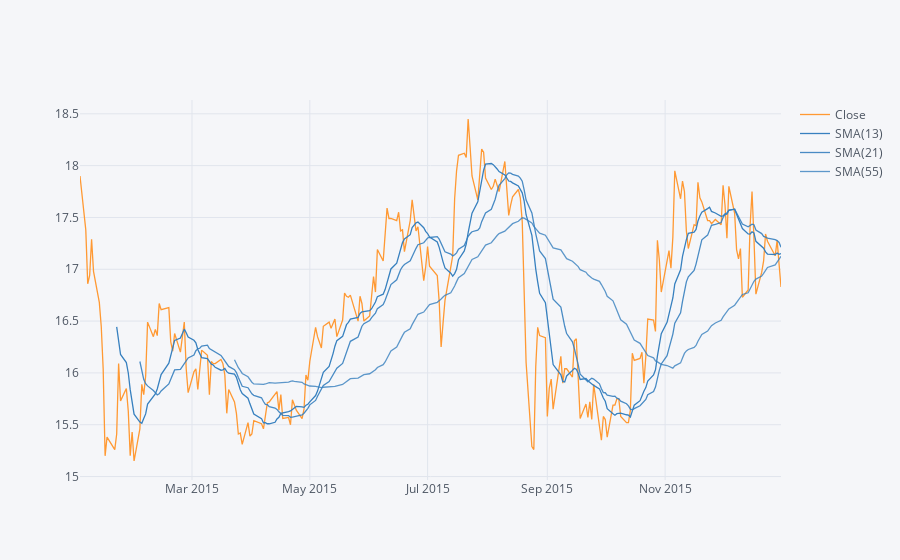

The notebook cell saved with this chart:
### Markdown cell above
** Use .ta_plot(study='sma') to create a Simple Moving Averages plot of Morgan Stanley for the year 2015.**

### Code cell
BAC[BAC.index.year == 2015]['Close'].ta_plot(study = 'sma', periods = [13, 21, 55], title = 'Simple Moving Averages')

### Figure 1 — Plotly figure (JSON) as saved in the notebook; plotly's stock layout.template omitted (floating-point values rounded to 4 significant figures; data arrays with more than 128 entries replaced by an {"elided": "..."} marker saying what was removed)
{"data": [{"line": {"color": "rgba(255, 153, 51, 1.0)", "dash": "solid", "shape": "linear", "width": 1.3}, "mode": "lines", "name": "Close", "text": "", "type": "scatter", "x": {"elided": "252 str values"}, "y": {"elided": "252 float values"}}, {"line": {"color": "rgba(55, 128, 191, 1.0)", "dash": "solid", "shape": "linear", "width": 1.3}, "mode": "lines", "name": "SMA(13)", "text": "", "type": "scatter", "x": {"elided": "252 str values"}, "y": {"elided": "252 mixed values"}}, {"line": {"color": "rgba(55, 128, 191, 0.8999999999999999)", "dash": "solid", "shape": "linear", "width": 1.3}, "mode": "lines", "name": "SMA(21)", "text": "", "type": "scatter", "x": {"elided": "252 str values"}, "y": {"elided": "252 mixed values"}}, {"line": {"color": "rgba(55, 128, 191, 0.7999999999999998)", "dash": "solid", "shape": "linear", "width": 1.3}, "mode": "lines", "name": "SMA(55)", "text": "", "type": "scatter", "x": {"elided": "252 str values"}, "y": {"elided": "252 mixed values"}}], "layout": {"legend": {"bgcolor": "#F5F6F9", "font": {"color": "#4D5663"}}, "paper_bgcolor": "#F5F6F9", "plot_bgcolor": "#F5F6F9", "title": {"font": {"color": "#4D5663"}}, "xaxis": {"gridcolor": "#E1E5ED", "showgrid": true, "tickfont": {"color": "#4D5663"}, "title": {"font": {"color": "#4D5663"}, "text": ""}, "zerolinecolor": "#E1E5ED"}, "yaxis": {"gridcolor": "#E1E5ED", "showgrid": true, "tickfont": {"color": "#4D5663"}, "title": {"font": {"color": "#4D5663"}, "text": ""}, "zerolinecolor": "#E1E5ED"}}}
